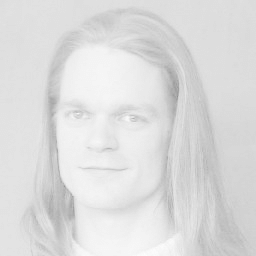
#> input picture Images/low.png, 256 x 256 px
$ jupyter execute 4.ipynb
#> lines starting #> are read from the running program, lines starting #| are printed output that depends on the picture
# **DIP Assignment - 2**
##### (Monsoon 2023-24)

> **Name**: *Bhav Beri*
>
> **Roll Number**: *2021111013*

> ### _**Question 4**_

## Import Statements

[cell 1]
import matplotlib.pyplot as plt
import numpy as np
import os

import cv2

## Global Config

[cell 2]
base_path = "../Images/{}"

## Util Functions

[cell 3]
def read_image(path, cvtcolor="RGB", cvtfloat=False):
#> called with path = 'low.png', cvtcolor = 'GRAY', cvtfloat = False
    if cvtcolor == "RGB":
        if cvtfloat:
            return cv2.cvtColor(cv2.imread(base_path.format(path)), cv2.COLOR_BGR2RGB).astype(np.float32)/255.0
        return cv2.cvtColor(cv2.imread(base_path.format(path)), cv2.COLOR_BGR2RGB)
    elif cvtcolor == "GRAY":
        if cvtfloat:
            return cv2.cvtColor(cv2.imread(base_path.format(path)), cv2.COLOR_BGR2GRAY).astype(np.float32)/255.0
        return cv2.cvtColor(cv2.imread(base_path.format(path)), cv2.COLOR_BGR2GRAY)
#> returned value: shape (256, 256); min 143, max 253, mean 220.5

def write_image(image, path):
    if not os.path.exists(path):
        os.mkdir(path)
    cv2.imwrite(path, image)

def show_image(image, cmap=None):
    plt.imshow(image, cmap=cmap)
    plt.axis('off')
    plt.show()

[cell 4]
def get_normalized_CDF(image, bins=256):
#> called with bins = 256
    pixels = image.flatten()
    histogram = np.zeros(bins)
    for pixel in pixels:
        histogram[pixel] += 1
#> this loop made 65536 passes
#> pixel on passes 1 to 3: 221, 221, 221
#> after the loop, histogram = 256 values, max 6785 at index 221, min 0 at index 0, mean 256
    cs=np.cumsum(histogram)
#> cs = 256 values from 0 to 65536
    cum_hist = (cs - cs.min()) * (255 - 0) / (cs.max() - cs.min())
#> cum_hist = 256 values from 0 to 255
    return histogram, cum_hist.astype('uint8')

[cell 5]
def hist_equlization(image):
    _, cdf = get_normalized_CDF(image)
#> cdf = 256 values from 0 to 255

    # img_new = cdf[image.flatten()]
    flattened_im = image.flatten()
    new_values = np.interp(flattened_im, np.arange(256), cdf)

    img_new = np.reshape(new_values, image.shape)
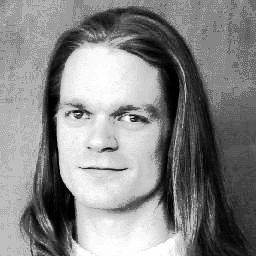
#> img_new: shape (256, 256) float64; min 0, max 255, mean 133.2
    return img_new.astype(np.uint8)

[cell 6]
def show_results(image, new_image):
    fig, axs = plt.subplots(2, 2, figsize=(15, 10))
    axs[0][0].imshow(image, cmap='gray')
    axs[0][0].set_title('Original Image')
    axs[0][0].axis('off')
    axs[1][0].imshow(new_image, cmap='gray')
    axs[1][0].set_title('New Image')
    axs[1][0].axis('off')

    hist_original, _ = get_normalized_CDF(image)
#> the loop in get_normalized_CDF (call 2), `for pixel in pixels:` made 65536 passes
#> hist_original has the same summary as histogram in get_normalized_CDF
    hist_new, _ = get_normalized_CDF(new_image)
#> hist_new = 256 values, max 6785 at index 133, min 0 at index 5, mean 256

    axs[0][1].plot(hist_original)
    axs[0][1].set_title('Original Image Histogram')
    axs[0][1].set_xlabel('Pixel Intensity')
    axs[0][1].set_ylabel('Count')
    axs[0][1].set_xlim([0, 255])

    axs[1][1].plot(hist_new)
    axs[1][1].set_title('New Image Histogram')
    axs[1][1].set_xlabel('Pixel Intensity')
    axs[1][1].set_ylabel('Count')
    axs[1][1].set_xlim([0, 255])
    plt.show()
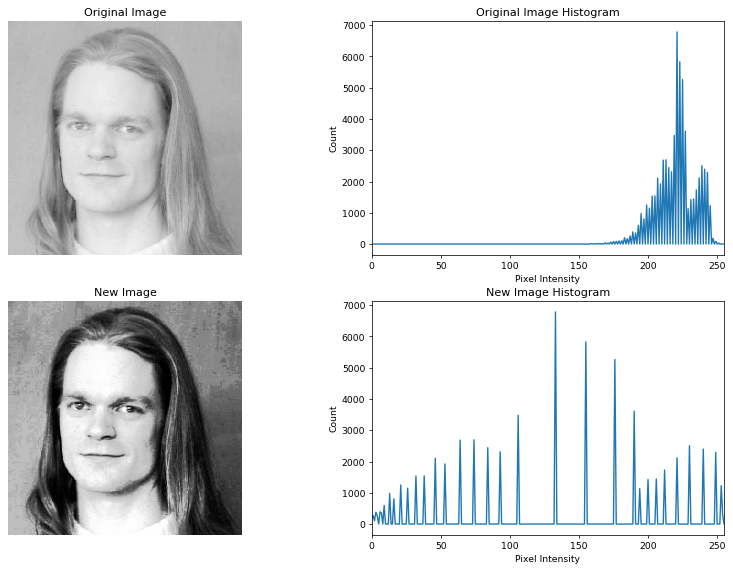
#> figure drawn by matplotlib, 4 panels; panel 2: curve peaks at x = 221, y = 6785; panel 4: curve peaks at x = 133, y = 6785

## Main Code

[cell 7]
img = read_image('low.png', cvtcolor="GRAY")
show_image(img, cmap='gray')

[cell 8]
new_image = hist_equlization(img)
show_results(img, new_image)

[cell 9]
img = read_image('low.jpg', cvtcolor="GRAY")
#> call 2 of read_image, with path = 'low.jpg', cvtcolor = 'GRAY', cvtfloat = False
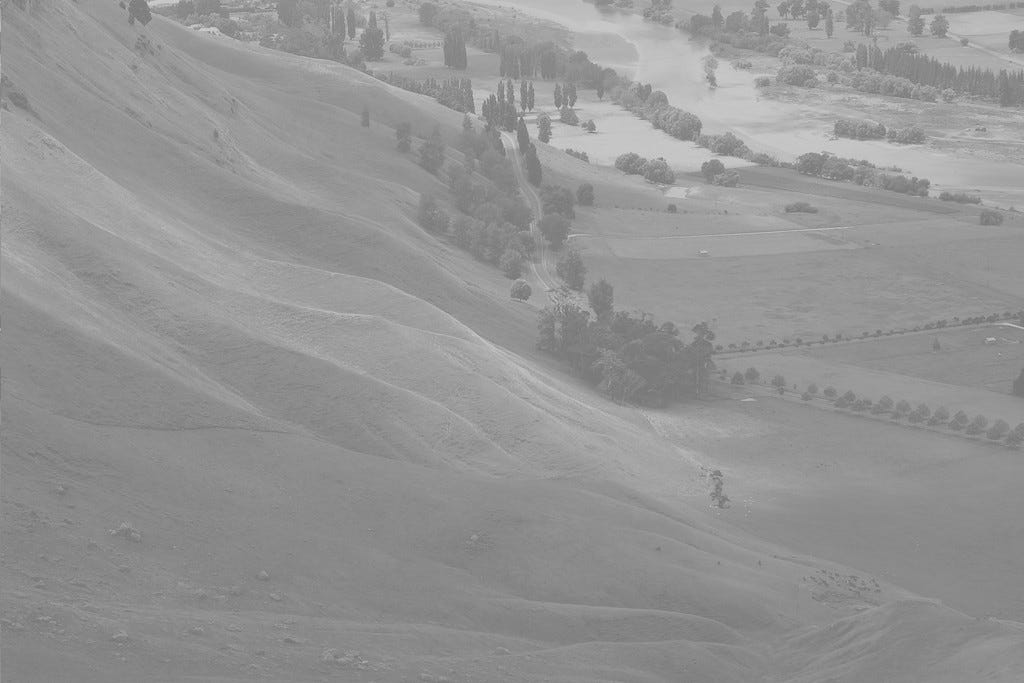
#> input picture Images/low.jpg, 1024 x 683 px
show_image(img, cmap='gray')

[cell 10]
new_image = hist_equlization(img)
#> in hist_equlization (call 2), `img_new = np.reshape(new_values, image.shape)`:
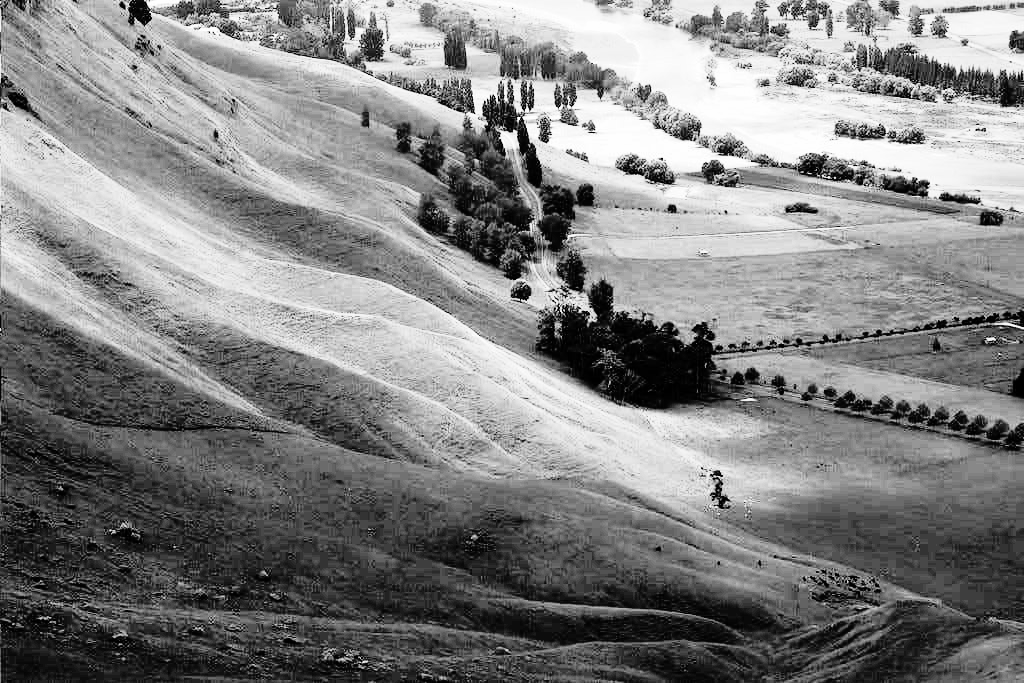
#> img_new: shape (683, 1024) float64; min 0, max 255, mean 130
show_results(img, new_image)
#> in show_results (call 2), `hist_original, _ = get_normalized_CDF(image)`: hist_original = 256 values, max 28580 at index 138, min 0 at index 0, mean 2732
#> in show_results (call 2), `hist_new, _ = get_normalized_CDF(new_image)`: hist_new = 256 values, max 28580 at index 72, min 0 at index 6, mean 2732
#> in show_results (call 2), `plt.show()`:
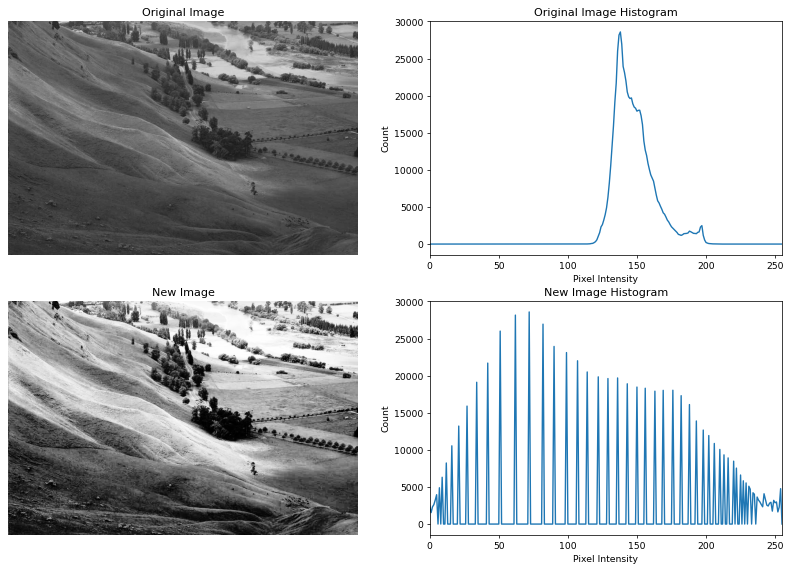
#> figure drawn by matplotlib, 4 panels; panel 2: curve peaks at x = 138, y = 28580; panel 4: curve peaks at x = 72, y = 28580
